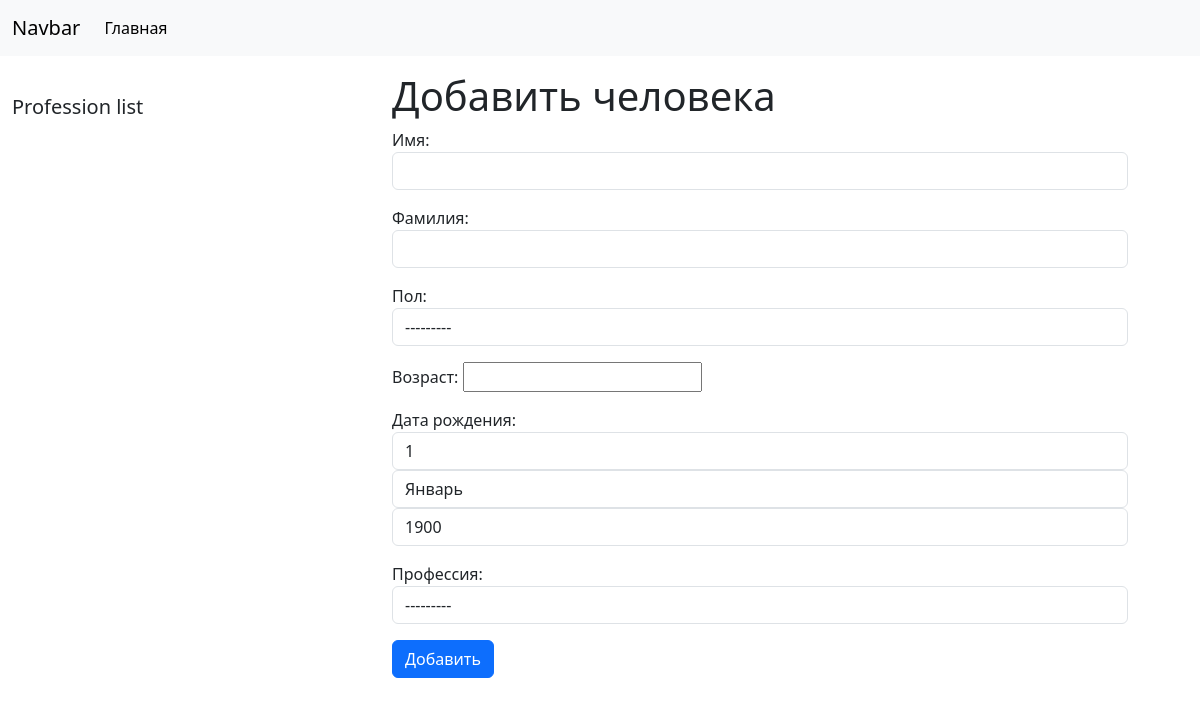
Before: /human/add_human with the older database file.
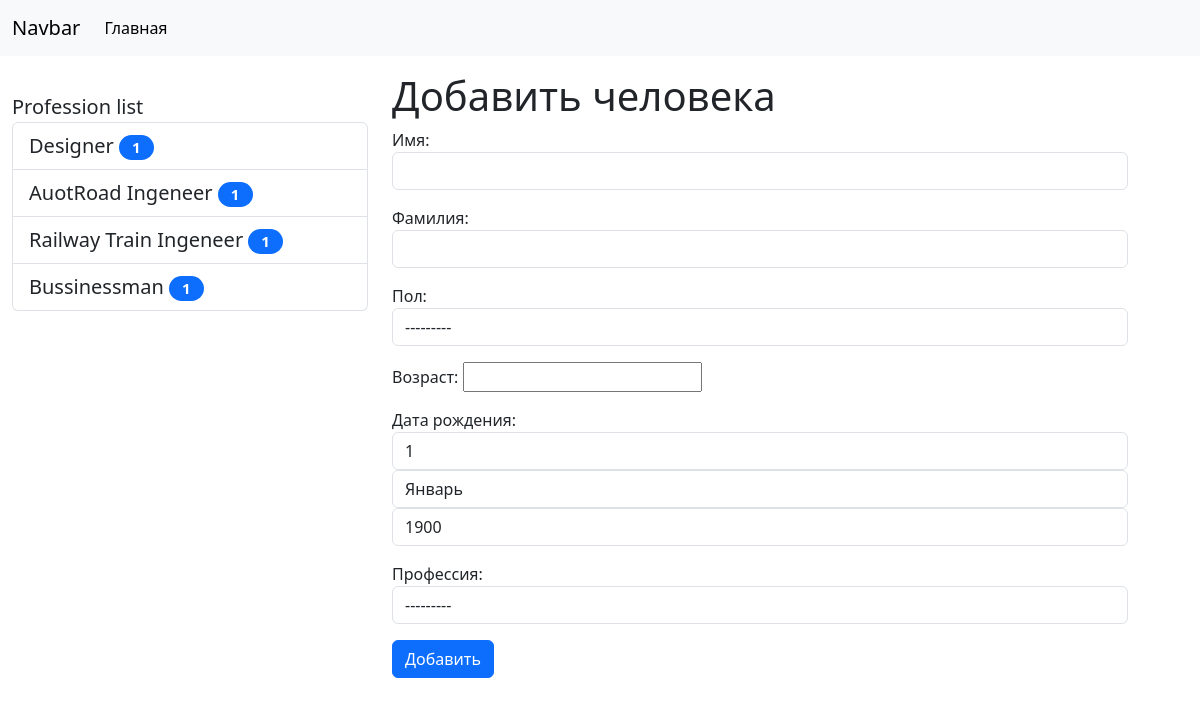
After: the same page with the newer database file.
### main/models.py (models this page shows)
class Profession(models.Model):
    title = models.CharField(max_length=100, db_index=True, verbose_name='Профессия')
    def get_absolut_url(self):
        return reverse_lazy('profession', kwargs={'pk': self.pk})
    class Meta:
        verbose_name = 'Профессия'
        verbose_name_plural = 'Профессии'
        ordering = ['title']

### main/views.py (the view)
# urls.py: path('human/add_human', AddHuman.as_view(), name='add_human')
class AddHuman(CreateView):
    model = Human
    form_class = HumanForm
    template_name = 'NewsProject/add_human.html'
    login_url = '/admin/'

### main/forms.py (shortened to what this page needs)
class HumanForm(forms.ModelForm):
    class Meta:
        human_choices = {'m': 'male',
                         'f': 'female'}
        model = Human
        fields = ['name', 'last_name', 'sex', 'age', 'born_at', 'profession']
        widgets = {
            'name': forms.TextInput(attrs={
                'class': 'form-control'
            }),
            'last_name': forms.TextInput(attrs={
                'class': 'form-control'
            }),
            'sex': forms.Select(attrs={
                'class': 'form-control'
            }),
            'age': forms.NumberInput(),
            'born_at': forms.SelectDateWidget(empty_label=("Выберите год", "Выберите месяц", "Выберите день"),
                                              years=range(1900, 2023),
                                              attrs={
                                                  'class': 'form-control'
                                              }),
            'profession': forms.Select(attrs={
                'class': 'form-control'
            })
        }

### main/templatetags/newsproject_tags.py (called while the page is built)
@register.simple_tag(name='get_list_professions')
def get_professions():
    return Profession.objects.all()

### main/templates/NewsProject/add_human.html (shortened to what this page needs)
{% extends 'base.html' %}
{% block sidebar %}
{% include 'inc/_sidebar.html' %}
{% endblock %}
{% block content %}
<h1>Добавить человека</h1>
<form action="{% url 'add_human' %}" method="post">
    {{ form.as_p }}
    <button type="submit" class="btn btn-primary btn-block">Добавить</button>
</form>
{% endblock %}

### main/templates/NewsProject/List_professions.html
{% load newsproject_tags %}
<div class="list-group" style="height: 20px; margin-top: 20px; font-size: 20;">
    {{ arg1 }} {{ arg2 }}
    {% for pr in professions %}
    <a href="{{ pr.get_absolut_url }}" class="list-group-item list-group-item-action">{{ pr.title }}<span
            class="badge bg-primary rounded-pill"
            style="width: 35px; color: wight; margin-left: 5px;">{{ pr.cnt }}</span></a>
    {% endfor %}
</div>

Changed rows visible on the page:
added Profession: title "Designer", cnt "1"
added Profession: title "AuotRoad Ingeneer", cnt "1"
added Profession: title "Railway Train Ingeneer", cnt "1"
added Profession: title "Bussinessman", cnt "1"
